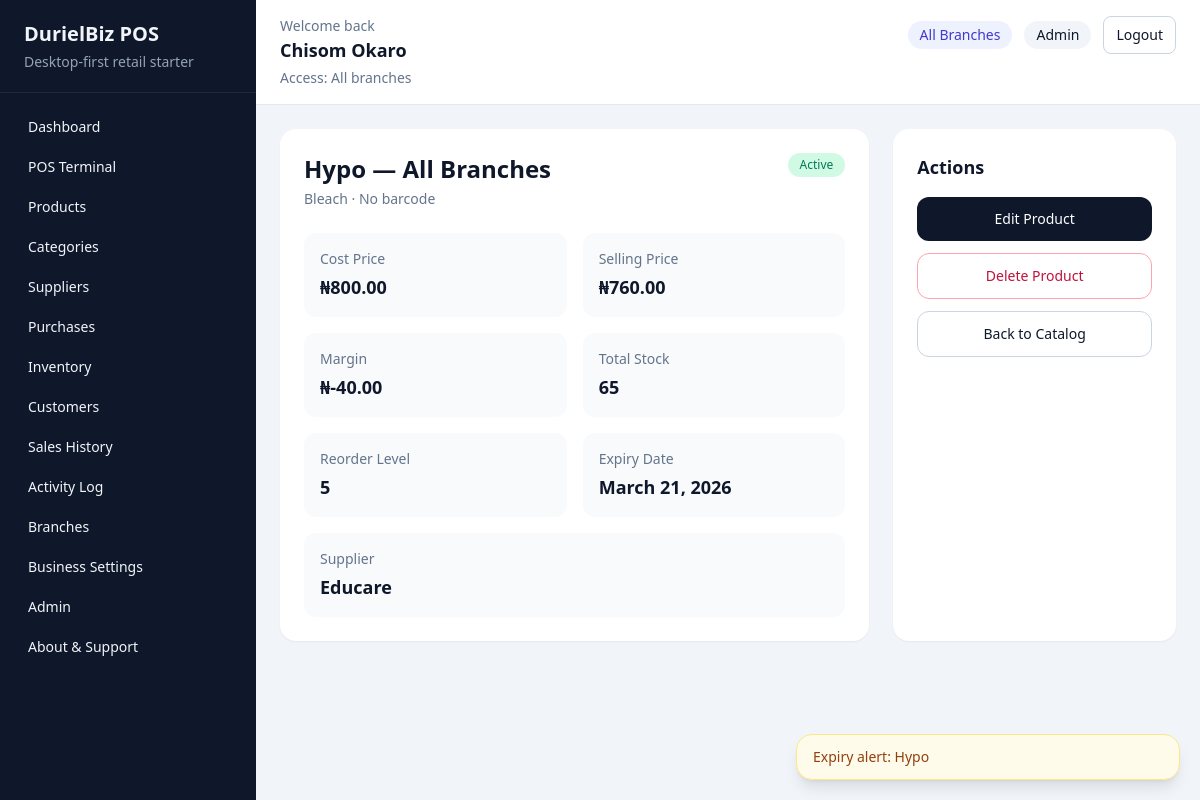
Screenshot of /products/1/ (signed in) with the database file from the repository.
### accounts/models.py (models this page shows, shortened)
class User(AbstractUser):
    class Role(models.TextChoices):
        ADMIN = "admin", "Admin"
        MANAGER = "manager", "Manager"
        CASHIER = "cashier", "Cashier"
        INVENTORY = "inventory", "Inventory Officer"
    role = models.CharField(max_length=20, choices=Role.choices, default=Role.CASHIER)
    phone_number = models.CharField(max_length=20, blank=True)
    branch = models.ForeignKey(
        "reports.Branch",
        on_delete=models.SET_NULL,
        related_name="users",
        null=True,
        blank=True,
    )

### products/models.py (models this page shows, shortened)
class Product(models.Model):
    name = models.CharField(max_length=255)
    slug = models.SlugField(max_length=280, unique=True, blank=True)
    barcode = models.CharField(max_length=100, unique=True, blank=True, null=True)
    category = models.ForeignKey(Category, on_delete=models.PROTECT, related_name="products")
    supplier = models.ForeignKey(
        "suppliers.Supplier",
        on_delete=models.SET_NULL,
        related_name="products",
        blank=True,
        null=True,
    )
    cost_price = models.DecimalField(max_digits=12, decimal_places=2)
    selling_price = models.DecimalField(max_digits=12, decimal_places=2)
    quantity = models.PositiveIntegerField(default=0)
    reorder_level = models.PositiveIntegerField(default=10)
    expiry_date = models.DateField(blank=True, null=True)
    is_active = models.BooleanField(default=True)
    created_at = models.DateTimeField(auto_now_add=True)
    updated_at = models.DateTimeField(auto_now=True)
    class Meta:
        ordering = ["name"]
    @property
    def margin(self) -> Decimal:
        return self.selling_price - self.cost_price

class Category(models.Model):
    name = models.CharField(max_length=120, unique=True)
    slug = models.SlugField(max_length=140, unique=True, blank=True)
    description = models.TextField(blank=True)
    class Meta:
        ordering = ["name"]
        verbose_name_plural = "categories"

### suppliers/models.py (models this page shows)
class Supplier(models.Model):
    name = models.CharField(max_length=255, unique=True)
    phone = models.CharField(max_length=20, blank=True)
    email = models.EmailField(blank=True)
    address = models.TextField(blank=True)
    notes = models.TextField(blank=True)
    created_at = models.DateTimeField(auto_now_add=True)
    class Meta:
        ordering = ["name"]
    def __str__(self) -> str:
        return self.name

### products/views.py (the view)
# urls.py: path("<int:pk>/", product_detail, name="detail"),
@login_required
@role_required(User.Role.ADMIN, User.Role.INVENTORY)
def product_detail(request, pk):
    user_branch = get_user_branch(request.user)
    product_queryset = Product.objects.select_related("category", "supplier")
    if user_branch is not None:
        product_queryset = product_queryset.filter(branch_stocks__branch=user_branch).distinct()
    product = get_object_or_404(product_queryset, pk=pk)
    branch_stocks = product.branch_stocks.select_related("branch").order_by("branch__name")
    if user_branch is not None:
        branch_stocks = branch_stocks.filter(branch=user_branch)
    return render(
        request,
        "products/product_detail.html",
        {"product": product, "branch_stocks": branch_stocks, "branch_count": branch_stocks.count()},
    )

### accounts/permissions.py (called while the page is built)
def is_admin_user(user):
    return bool(getattr(user, "is_authenticated", False) and getattr(user, "role", "") == User.Role.ADMIN)

def get_user_branch(user):
    if not getattr(user, "is_authenticated", False) or is_admin_user(user):
        return None
    return getattr(user, "branch", None)

def role_required(*allowed_roles):
    def decorator(view_func):
        @wraps(view_func)
        def _wrapped_view(request, *args, **kwargs):
            if not request.user.is_authenticated:
                return redirect("accounts:login")
            if request.user.role not in allowed_roles:
                messages.error(request, "You do not have permission to access that page.")
                return redirect(get_role_home_url(request.user))
            if request.user.role != User.Role.ADMIN and not getattr(request.user, "branch_id", None):
                messages.error(request, "Your account is not assigned to a branch.")
                return redirect("accounts:logout")
            return view_func(request, *args, **kwargs)
        return _wrapped_view
    return decorator

### reports/context_processors.py (called while the page is built)
def business_settings(request):
    return {"business_settings": BusinessSettings.get_solo()}

### reports/models.py (called while the page is built)
    @classmethod
    def get_solo(cls):
        settings, _ = cls.objects.get_or_create(pk=1)
        return settings

### templates/products/product_detail.html (shortened to what this page needs)
{% extends "base.html" %}
{% block content %}
    <section class="grid gap-6 lg:grid-cols-3">
        <div class="rounded-2xl bg-white p-6 shadow-sm lg:col-span-2">
            <div class="flex items-start justify-between gap-4">
                <div>
                    <h3 class="text-2xl font-semibold">
                        {{ product.name }} — {% if request.user.role == 'admin' %}All Branches{% else %}{{ request.user.branch.name }}{% endif %}
                    </h3>
                    <p class="mt-1 text-sm text-slate-500">{{ product.category.name }} · {{ product.barcode|default:"No barcode" }}</p>
                </div>
                <span class="rounded-full px-3 py-1 text-xs {% if product.is_active %}bg-emerald-100 text-emerald-700{% else %}bg-slate-200 text-slate-700{% endif %}">
                    {% if product.is_active %}Active{% else %}Inactive{% endif %}
                </span>
            </div>
            <dl class="mt-6 grid gap-4 md:grid-cols-2">
                <div class="rounded-xl bg-slate-50 p-4"><dt class="text-sm text-slate-500">Cost Price</dt><dd class="mt-1 text-lg font-semibold">₦{{ product.cost_price }}</dd></div>
                <div class="rounded-xl bg-slate-50 p-4"><dt class="text-sm text-slate-500">Selling Price</dt><dd class="mt-1 text-lg font-semibold">₦{{ product.selling_price }}</dd></div>
                <div class="rounded-xl bg-slate-50 p-4"><dt class="text-sm text-slate-500">Margin</dt><dd class="mt-1 text-lg font-semibold">₦{{ product.margin }}</dd></div>
                <div class="rounded-xl bg-slate-50 p-4"><dt class="text-sm text-slate-500">Total Stock</dt><dd class="mt-1 text-lg font-semibold">{{ product.quantity }}</dd></div>
                <div class="rounded-xl bg-slate-50 p-4"><dt class="text-sm text-slate-500">Reorder Level</dt><dd class="mt-1 text-lg font-semibold">{{ product.reorder_level }}</dd></div>
                <div class="rounded-xl bg-slate-50 p-4"><dt class="text-sm text-slate-500">Expiry Date</dt><dd class="mt-1 text-lg font-semibold">{{ product.expiry_date|default:"—" }}</dd></div>
                <div class="rounded-xl bg-slate-50 p-4 md:col-span-2"><dt class="text-sm text-slate-500">Supplier</dt><dd class="mt-1 text-lg font-semibold">{{ product.supplier|default:"—" }}</dd></div>
            </dl>
        </div>
        <div class="rounded-2xl bg-white p-6 shadow-sm">
            <h4 class="text-lg font-semibold">Actions</h4>
            <div class="mt-4 space-y-3 text-sm">
                <a href="{% url 'products:update' product.pk %}" class="block rounded-xl bg-slate-900 px-4 py-3 text-center text-white">Edit Product</a>
                <a href="{% url 'products:delete' product.pk %}" class="block rounded-xl border border-rose-300 px-4 py-3 text-center text-rose-700">Delete Product</a>
                <a href="{% url 'products:list' %}" class="block rounded-xl border border-slate-300 px-4 py-3 text-center">Back to Catalog</a>
            </div>
        </div>
    </section>
{% endblock %}

### templates/base.html (shortened to what this page needs)
<!DOCTYPE html>
<html lang="en">
<head>
    <script src="https://cdn.tailwindcss.com"></script>
</head>
<body class="min-h-screen bg-slate-100 text-slate-900">
    <div class="flex min-h-screen">
        <aside class="hidden w-64 bg-slate-900 text-slate-100 lg:block">
            <div class="border-b border-slate-800 px-6 py-5">
                <h1 class="text-xl font-semibold">DurielBiz POS</h1>
                <p class="mt-1 text-sm text-slate-400">Desktop-first retail starter</p>
            </div>
            <nav class="space-y-1 px-4 py-4 text-sm">
                {% if request.user.role == 'admin' or request.user.role == 'cashier' or request.user.role == 'manager' %}
                    <a href="{% url 'reports:dashboard' %}" class="block rounded-lg px-3 py-2 hover:bg-slate-800">Dashboard</a>
                {% endif %}
                {% if request.user.role == 'admin' or request.user.role == 'cashier' %}
                    <a href="{% url 'sales:pos' %}" class="block rounded-lg px-3 py-2 hover:bg-slate-800">POS Terminal</a>
                {% endif %}
                {% if request.user.role == 'admin' or request.user.role == 'inventory' %}
                    <a href="{% url 'products:list' %}" class="block rounded-lg px-3 py-2 hover:bg-slate-800">Products</a>
                    <a href="{% url 'products:category-list' %}" class="block rounded-lg px-3 py-2 hover:bg-slate-800">Categories</a>
                    <a href="{% url 'suppliers:list' %}" class="block rounded-lg px-3 py-2 hover:bg-slate-800">Suppliers</a>
                    <a href="{% url 'purchases:list' %}" class="block rounded-lg px-3 py-2 hover:bg-slate-800">Purchases</a>
                    <a href="{% url 'inventory:overview' %}" class="block rounded-lg px-3 py-2 hover:bg-slate-800">Inventory</a>
                {% endif %}
                {% if request.user.role == 'admin' %}
                    <a href="{% url 'sales:customer-list' %}" class="block rounded-lg px-3 py-2 hover:bg-slate-800">Customers</a>
                    <a href="{% url 'sales:history' %}" class="block rounded-lg px-3 py-2 hover:bg-slate-800">Sales History</a>
                    <a href="{% url 'accounts:activity-log' %}" class="block rounded-lg px-3 py-2 hover:bg-slate-800">Activity Log</a>
                    <a href="{% url 'reports:branch-list' %}" class="block rounded-lg px-3 py-2 hover:bg-slate-800">Branches</a>
                    <a href="{% url 'reports:business-settings' %}" class="block rounded-lg px-3 py-2 hover:bg-slate-800">Business Settings</a>
                    <a href="{% url 'accounts:admin-center' %}" class="block rounded-lg px-3 py-2 hover:bg-slate-800">Admin</a>
                {% endif %}
                <a href="{% url 'accounts:about-support' %}" class="block rounded-lg px-3 py-2 hover:bg-slate-800">About & Support</a>
            </nav>
        </aside>
        <main class="flex-1">
            <header class="border-b border-slate-200 bg-white">
                <div class="flex flex-wrap items-start justify-between gap-4 px-4 py-4 sm:px-6">
                    <div class="flex items-start gap-3">
                        <div>
                        <p class="text-sm text-slate-500">Welcome back</p>
                        <h2 class="text-lg font-semibold">{{ request.user.get_full_name|default:request.user.username }}</h2>
                        <p class="mt-1 text-sm text-slate-500">
                            {% if request.user.role == 'admin' %}
                                Access: All branches
                            {% elif request.user.branch %}
                                Branch: {{ request.user.branch.name }}
                            {% else %}
                                Branch: Not assigned
                            {% endif %}
                        </p>
                    </div>
                    </div>
                    <div class="flex flex-wrap items-center justify-end gap-3 text-sm">
                        {% if request.user.role == 'admin' %}
                            <span class="rounded-full bg-indigo-50 px-3 py-1 text-indigo-700">All Branches</span>
                        {% elif request.user.branch %}
                            <span class="rounded-full bg-emerald-50 px-3 py-1 text-emerald-700">{{ request.user.branch.name }}</span>
                        {% endif %}
                        <span class="rounded-full bg-slate-100 px-3 py-1">{{ request.user.get_role_display|default:"User" }}</span>
                        <form method="post" action="{% url 'accounts:logout' %}">
                            <button class="rounded-lg border border-slate-300 px-3 py-2 hover:bg-slate-50">Logout</button>
                        </form>
                    </div>
                </div>
            </header>
            <div class="px-6 py-6">
                {% block content %}{% endblock %}
            </div>
        </main>
    </div>
    <div id="toastContainer" class="fixed bottom-5 right-5 z-50 flex w-full max-w-sm flex-col gap-3"></div>
</body>
</html>

### rows the page displays
User: user.get_full_name "Chisom Okaro", user.role "Admin"
Product: name "Hypo", category.name "Bleach", barcode "No barcode", cost_price "800.00", selling_price "760.00", margin "-40.00", quantity "65", reorder_level "5", expiry_date "March 21, 2026", supplier "Educare"
